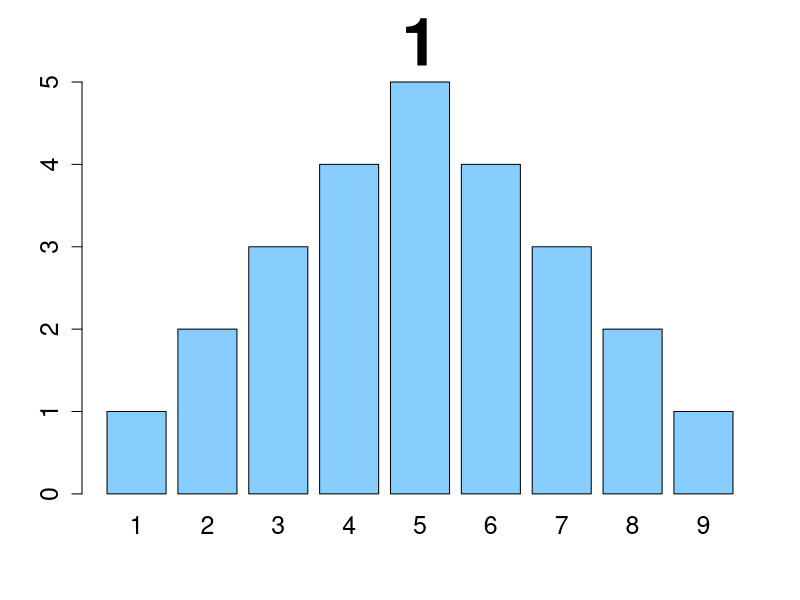
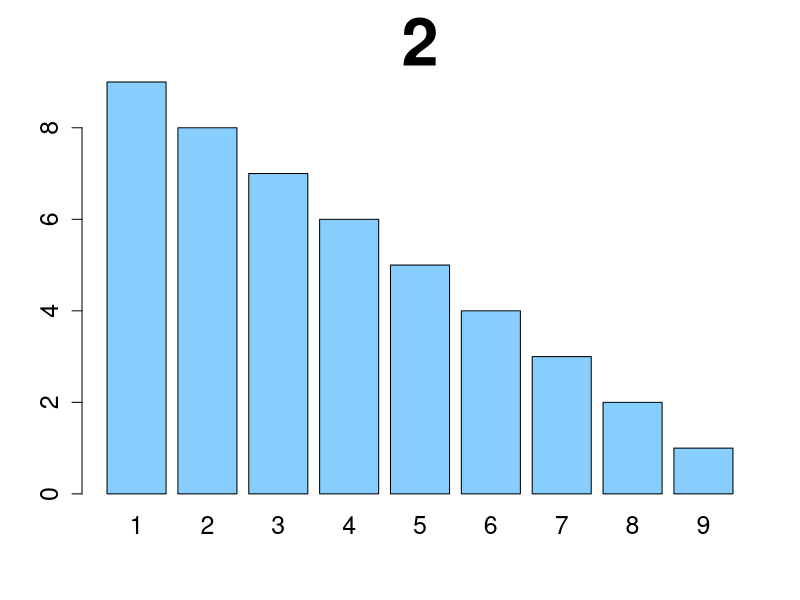
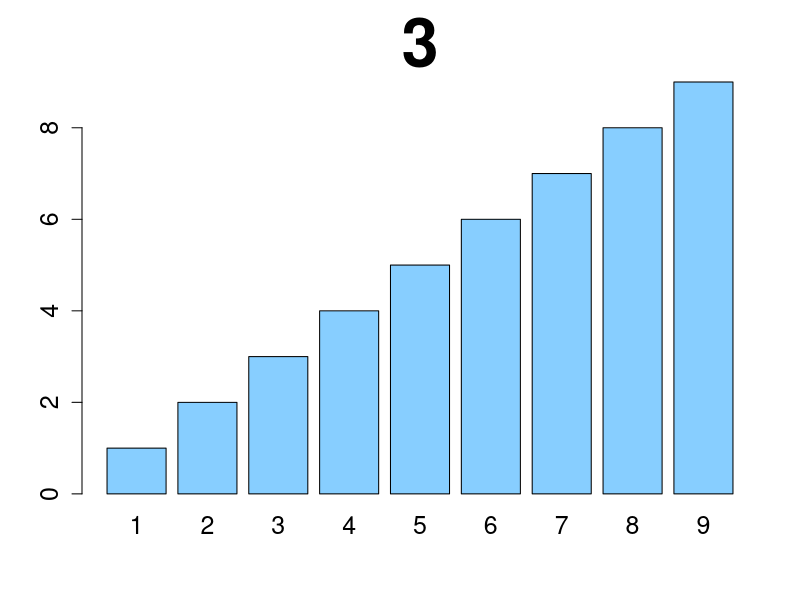
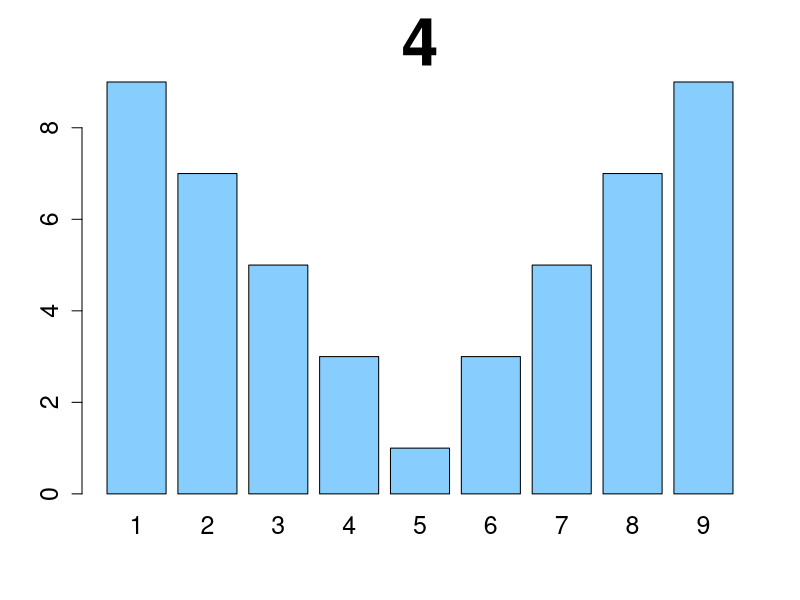
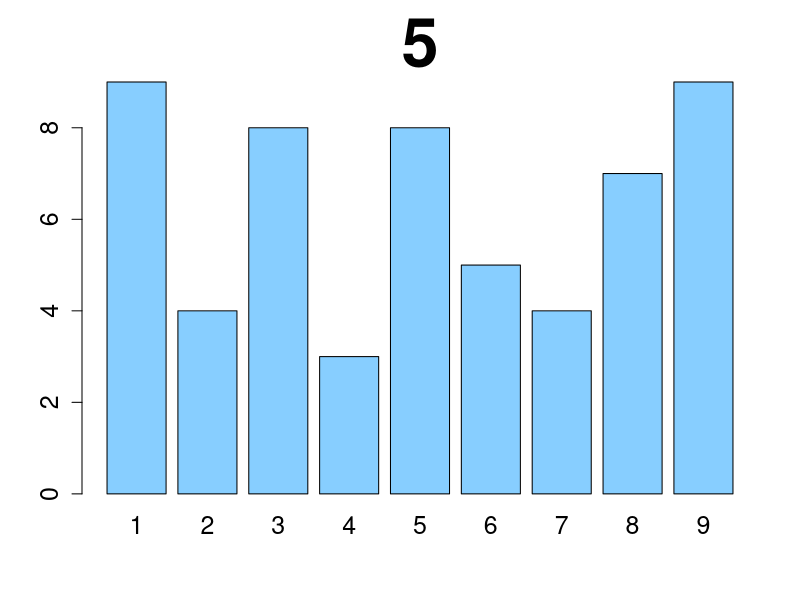

Write R code to recreate these figures, in order.
## ---- chunk 1
#| label: häufigkeitsverteilungen
#| echo: false
#| warning: false
#| layout-ncol: 5
#| fig-height: 6

a <- c(rep(1, 1), rep(2, 2), rep(3, 3), rep(4, 4), rep(5, 5), rep(6, 4), rep(7, 3), rep(8, 2), rep(9, 1) )
b <- c(rep(1, 9), rep(2, 8), rep(3, 7), rep(4, 6), rep(5, 5), rep(6, 4), rep(7, 3), rep(8, 2), rep(9, 1) )
c <- c(rep(1, 1), rep(2, 2), rep(3, 3), rep(4, 4), rep(5, 5), rep(6, 6), rep(7, 7), rep(8, 8), rep(9, 9) )
d <- c(rep(1, 9), rep(2, 7), rep(3, 5), rep(4, 3), rep(5, 1), rep(6, 3), rep(7, 5), rep(8, 7), rep(9, 9) )
e <- c(rep(1, 9), rep(2, 4), rep(3, 8), rep(4, 3), rep(5, 8), rep(6, 5), rep(7, 4), rep(8, 7), rep(9, 9) )

par(cex.main = 4, cex.axis = 1.5) # Titelfont größer, damit man die Zahlen lesen kann
barplot(table(a), col="skyblue1", main="1")
barplot(table(b), col="skyblue1", main="2")
barplot(table(c), col="skyblue1", main="3")
barplot(table(d), col="skyblue1", main="4")
barplot(table(e), col="skyblue1", main="5")
